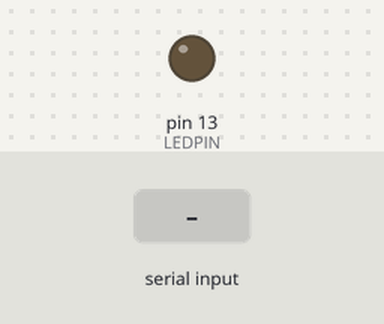
Bench run of a sketch on a simulated Arduino Uno, built with avr-gcc and run on an emulated ATmega328P. On the bench: output pins drawn as LEDs (lit = HIGH). Inputs (shaded band) come from the test bench.

Above: at 1.2 s.
1.3 s: byte 30 received over Serial
At 2.2 s:
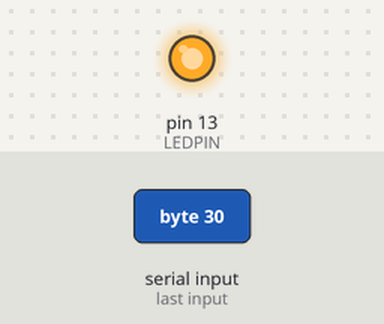
Timing chart, 0 to 4.3 s (numbered marks = the images above; inputs shaded):
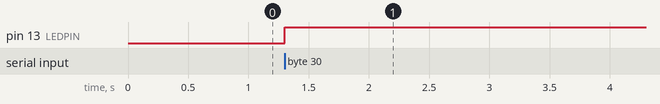

Measured:
- after the input at 1.3 s, pin 13 (LEDPIN): LOW → HIGH at once

The sketch:

AppStateMachine.ino
```cpp
void setup() {
  light_setup();
  serialInput_Setup();
  stateMachine_Setup();
}

void loop() {
  if(serialInput_Received()) {
    changeCurrentState();
  }
  stateMachine_Loop();
}
```

LedControl.ino
```cpp
const int LEDPIN = 13;

void light_setup() {
  pinMode(LEDPIN, OUTPUT);
}

void LIGHT_ON() {
  digitalWrite(LEDPIN, HIGH);
}


void LIGHT_OFF() {
  digitalWrite(LEDPIN, LOW);
}
```

SerialCom.ino
```cpp
int const BAUD = 9600;

void serialInput_Setup() {
  Serial.begin(BAUD);
}

boolean serialInput_Received() {
  int value = Serial.read();

  if (value > -1) {
    return true;
  } else {
    return false;
   }
}
```

StateMachine.ino
```cpp
const int state_LedOn = 1;
const int state_LedOff = 2;

int currentState = 0;
boolean stateSwitch = false;

void stateMachine_Setup () {
  currentState = state_LedOff;
  ledOff_Entry();

}

void changeCurrentState() {
  if(currentState == state_LedOn) {
    currentState = state_LedOff;
  } else {
    currentState = state_LedOn;
  }
  stateSwitch = true;
}

void stateMachine_Loop () {
  switch(currentState) {
    case state_LedOn:
      if(stateSwitch) {
        ledOn_Entry();
        stateSwitch = false;
      }
      ledOn_Do();
    break;
    case state_LedOff:
      if(stateSwitch) {
        ledOff_Entry();
        stateSwitch = false;
      }
      ledOff_Do();
    break;
  }
}

/*******************
 *     State On    *
 ******************/
void ledOn_Entry() {
  LIGHT_ON();
}

void ledOn_Do() {

}

void ledOn_Exit() {

}
/*******************
 *    State Off    *
 ******************/

void ledOff_Entry() {
  LIGHT_OFF();
}

void ledOff_Do() {

}

void ledOff_Exit() {

}
```
